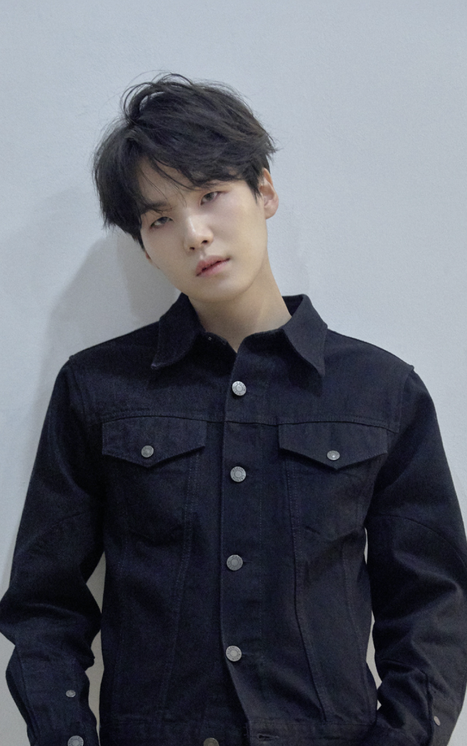
%> input picture photo.png, 467 x 746 px, shrunk from 890 x 1420 before the run
$ octave lpf.m   (GNU Octave 9; MATLAB toolbox functions it lacks are replaced by stand-ins)
%> lines starting %> are read from the running program, lines starting %| are printed output that depends on the picture
### denoise.m
function rec = denoise(Img, K0)
[h, w] = size(Img);
%二维快速傅立叶变换
ff = fft2(Img);

dx = 1;
dy = 1;
KX0 = (mod(1/2 + (0:(h-1))/h, 1) - 1/2);
KX1 = KX0 * (2*pi/dx);
KY0 = (mod(1/2 + (0:(w-1))/w, 1) - 1/2);
KY1 = KY0 * (2*pi/dy);
[KX,KY] = meshgrid(KX1,KY1);
%基于向量 x 和 y 中包含的坐标返回二维网格坐标

lpf = (KX.*KX + KY.*KY < K0^2);
%低通滤波

rec = ifft2(lpf'.*ff);
end

### lpf.m
%读取图像
Img1 = imread('assets/photo.png');
%> Img1 is the input picture: size 746x467x3 uint8; mean R, G, B 94.4, 97.6, 107
Img2 = imread('assets/rotation_noise.tif');
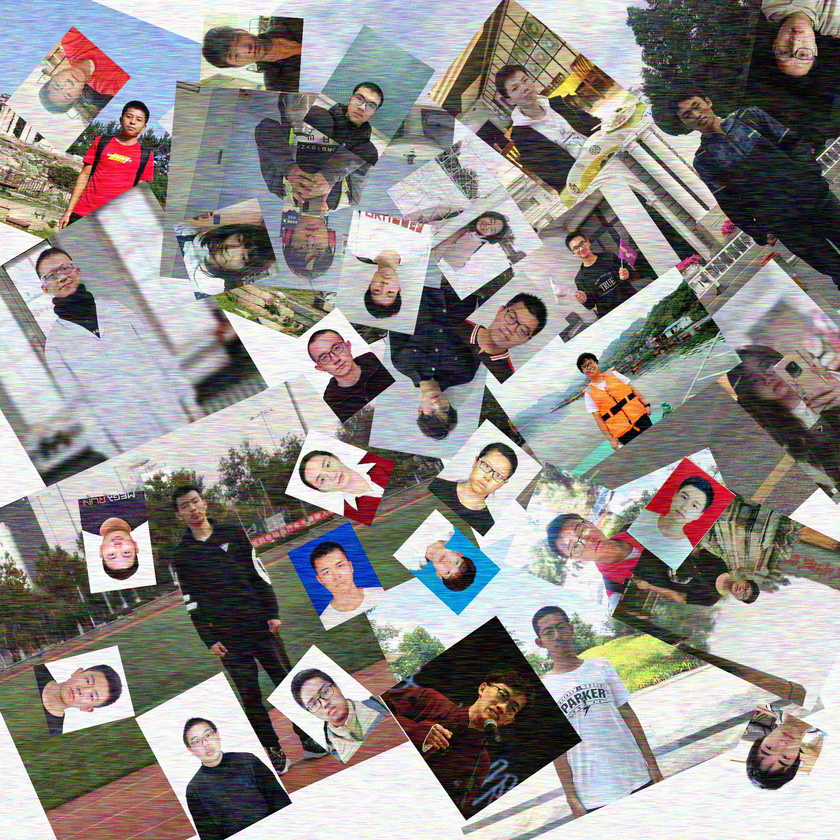
%> input picture rotation_noise.tif, 840 x 840 px, shrunk from 1600 x 1600 before the run
%> Img2 is the input picture: size 840x840x3 uint8; mean R, G, B 145.5, 141, 138.3

%将转换后的灰度图中的单精度变量存储为single数据类型的4字节浮点值
Img1_g = single(rgb2gray(Img1));
Img2_g = single(rgb2gray(Img2));
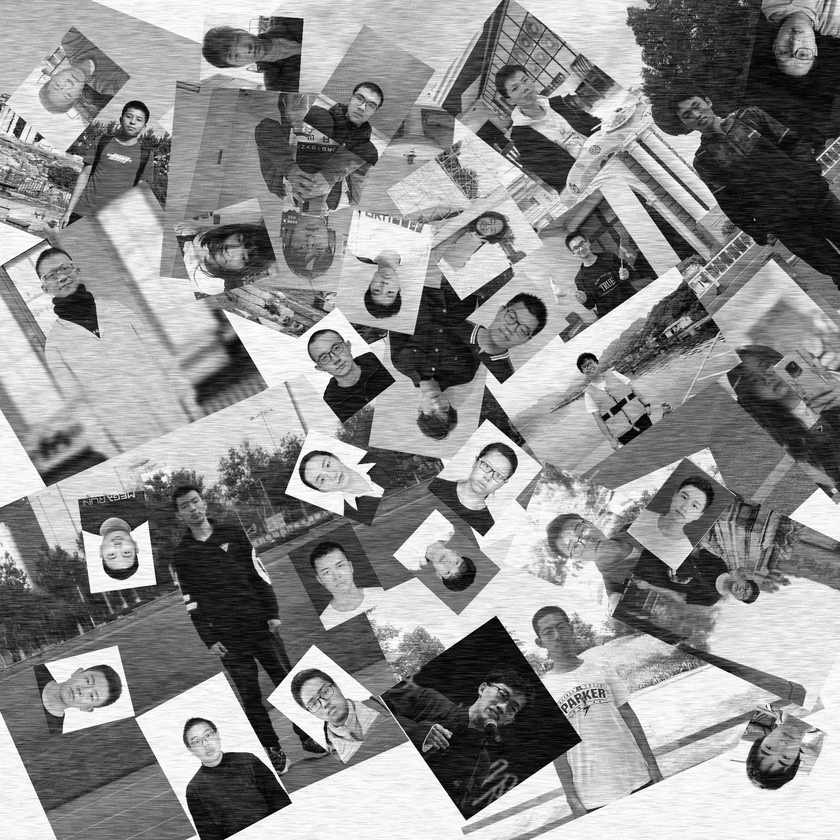
%> Img2_g: size 840x840 single; min 0, max 255, mean 142.1

%对图像低通滤波去噪，给定参数为0.7
Img1_g = denoise(Img1_g, 0.7);
%> in denoise, `rec = ifft2(lpf'.*ff);`:
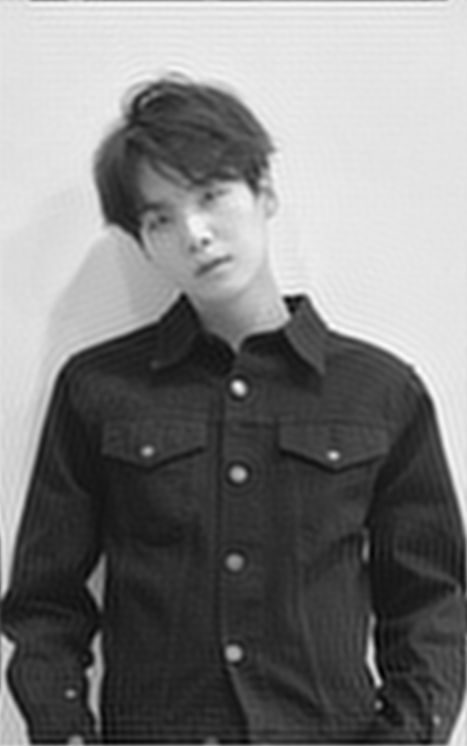
%> rec: size 746x467 single; min -15.79, max 215.1, mean 97.8; drawn with min black and max white
Img2_g = denoise(Img2_g, 0.7);
%> call 2 of denoise, with K0 = 0.7
%> in denoise (call 2), `rec = ifft2(lpf'.*ff);`:
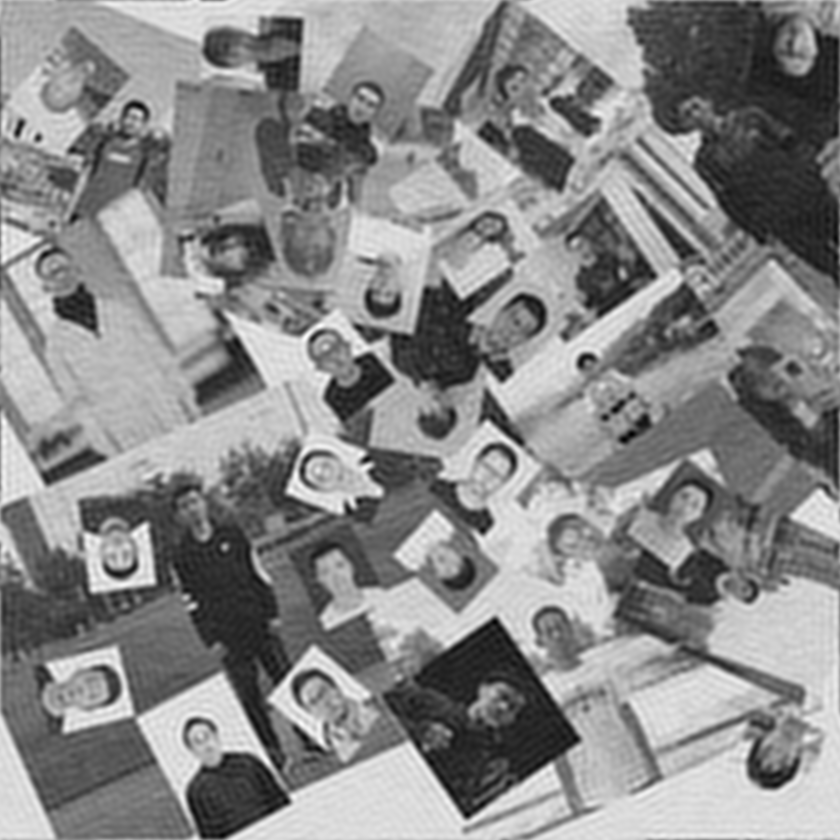
%> rec: size 840x840 single; min -28.65, max 289.1, mean 142.1; drawn with min black and max white

%输出滤波后图像
subplot(1,2,1);
imshow(Img1_g, []);
subplot(1,2,2);
imshow(Img2_g, []);
